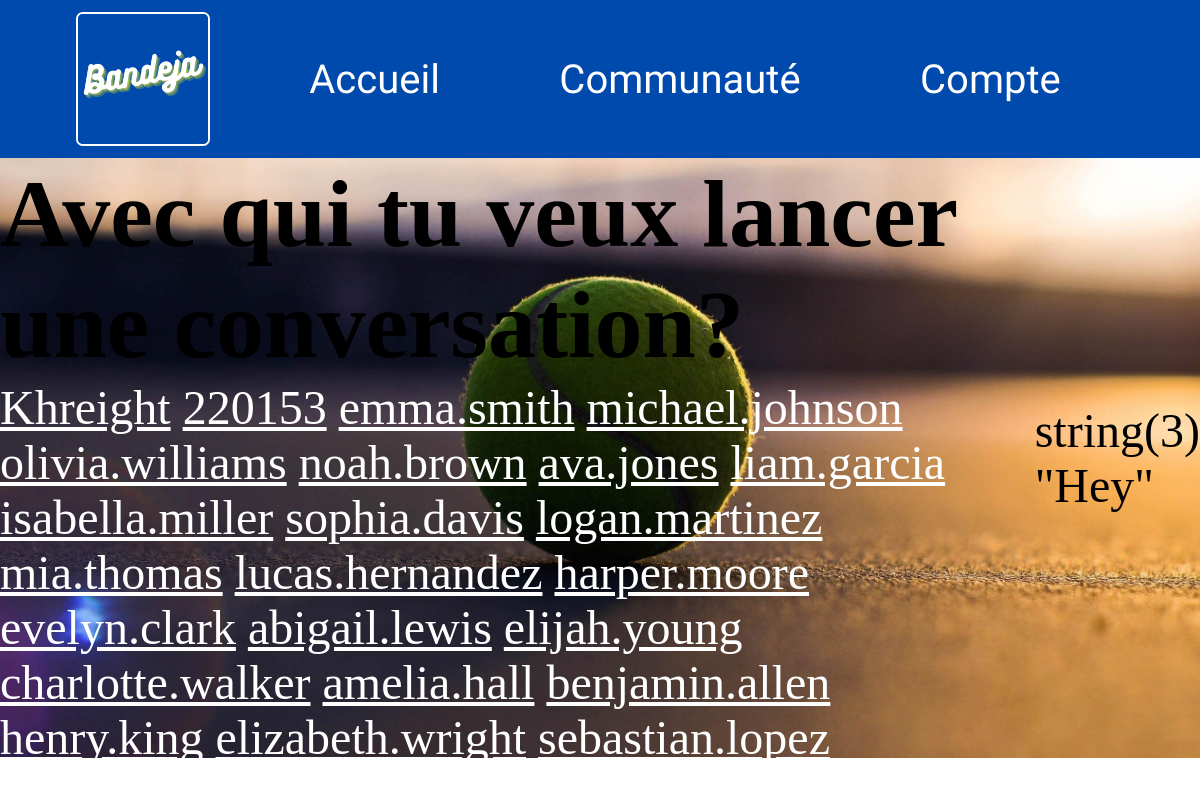
Page /dashboarddiscussion (signed in) on the committed database.
### tables this page shows
CREATE TABLE `utilisateur` (
  `utilisateurId` int NOT NULL AUTO_INCREMENT,
  `utilisateurNom` varchar(255) DEFAULT NULL,
  `utilisateurPrenom` varchar(255) DEFAULT NULL,
  `utilisateurPseudo` varchar(255) DEFAULT NULL,
  `utilisateurEmail` varchar(255) DEFAULT NULL,
  `utilisateurMotdepasse` varchar(255) DEFAULT NULL,
  `utilisateurRole` varchar(255) DEFAULT NULL,
  `utilisateurOubli` int NOT NULL,
  PRIMARY KEY (`utilisateurId`)
);

### Model/userModel.php (called while the page is built, shortened)
<?php
function searchAllUsersButNotMe($pdo)
{
    try{
        $query = "SELECT utilisateurId, utilisateurPseudo, utilisateurNom, utilisateurPrenom, utilisateurEmail FROM utilisateur WHERE utilisateurId !=:utilisateurConnected";
        $searchAllUser = $pdo->prepare($query);
        $searchAllUser->execute([
            'utilisateurConnected' => $_SESSION["user"]->utilisateurId
        ]);
        return $searchAllUser;
    }
    catch(PDOException $e){
        $message = $e->getMessage();
        die($message);
    }
}
?>

### Templates/conversation/dashboard.php (the view)
<div class="listeUsers">
    <h1>Avec qui tu veux lancer une conversation?</h1>
    <?php foreach ($Allutilisateurs as $utilisateur) : ?>
        <a href="/creerconversation?utilisateurId=<?= $utilisateur->utilisateurId?>"><?= $utilisateur->utilisateurPseudo ?></a>
    <?php endforeach ?>
</div>

### CSS/index.css (style rules this page uses)
* { margin: 0; padding: 0; }
body { margin: 0; padding: 0; background-image: url(../Images/background-padel.jpg); background-repeat: no-repeat; background-size: cover; }

### CSS/article.css (style rules this page uses)
a { color: white; text-decoration: none; text-decoration: underline; }

### CSS/conversation.css (style rules this page uses)
.listeUsers { max-height: 600px; overflow-y: scroll; background-color: ##004AAD; }

### rows in the picture
utilisateur: utilisateurPseudo "Khreight"
utilisateur: utilisateurPseudo "220153"
utilisateur: utilisateurPseudo "emma.smith"
utilisateur: utilisateurPseudo "michael.johnson"
utilisateur: utilisateurPseudo "olivia.williams"
utilisateur: utilisateurPseudo "noah.brown"
utilisateur: utilisateurPseudo "ava.jones"
utilisateur: utilisateurPseudo "liam.garcia"
utilisateur: utilisateurPseudo "isabella.miller"
utilisateur: utilisateurPseudo "sophia.davis"
utilisateur: utilisateurPseudo "logan.martinez"
utilisateur: utilisateurPseudo "mia.thomas"
utilisateur: utilisateurPseudo "lucas.hernandez"
utilisateur: utilisateurPseudo "harper.moore"
utilisateur: utilisateurPseudo "evelyn.clark"
utilisateur: utilisateurPseudo "abigail.lewis"
utilisateur: utilisateurPseudo "elijah.young"
utilisateur: utilisateurPseudo "charlotte.walker"
utilisateur: utilisateurPseudo "amelia.hall"
utilisateur: utilisateurPseudo "benjamin.allen"
utilisateur: utilisateurPseudo "henry.king"
utilisateur: utilisateurPseudo "elizabeth.wright"
utilisateur: utilisateurPseudo "sebastian.lopez"
